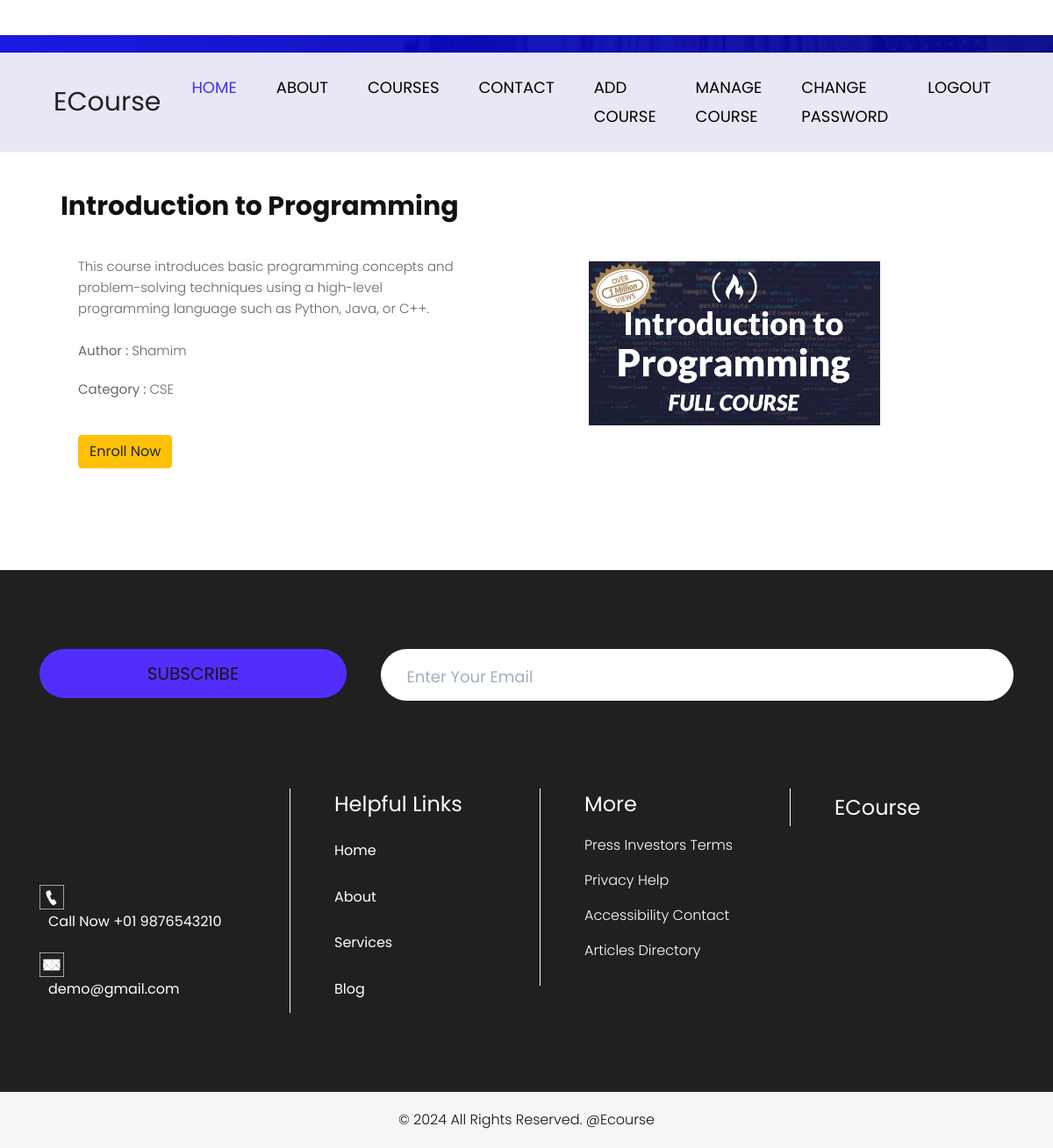
The page /Courses/course_detail/1 (signed in) on the database its author committed.
### Courses/models.py (models this page shows, shortened)
class courses(models.Model):
    name = models.CharField(max_length=60)
    description = models.TextField()
    author = models.ForeignKey(User, on_delete = models.CASCADE)
    category = models.ManyToManyField(Categori)
    image = models.ImageField(upload_to = 'media/uploads/',blank=True, null=True)
    borrowers = models.ManyToManyField(User, related_name='entrollers_course', blank=True, null=True)

### Category/models.py (models this page shows, shortened)
class Categori(models.Model):
    category_name = models.CharField(max_length=50)
    slug = models.SlugField(max_length = 200,unique=True, null=True, blank=True)

### Courses/views.py (the view, shortened to what this page needs)
# urls.py: path('course_detail/<int:id>', views.CourseDetails, name='course_details'),
@login_required
def CourseDetails(request, id, category_slug = None):
    course1 = courses.objects.get(id=id)
    data1 = courses.objects.all()
    if category_slug is not None:
        category = Categori.objects.get(slug = category_slug)
        data1 = courses.objects.filter(category = category)
    categories = Categori.objects.all()
    User = request.user
    useraccount = UserAccount.objects.filter(user=User).first()
    borrowerslist = []
    returnlist = []
    return render(request, 'course_details.html', {'course': course1, 'data': data1, 'category': categories})

### Courses/templates/course_details.html (shortened to what this page needs)
{% extends 'base.html' %}
{% load crispy_forms_tags %}
{% load static %}
{% block content %}
<div class="container mx-auto my-10">
    <div class="flex justify-between items-center px-4 py-10">
        <div class="w-1/2">
            <h1 class="text-3xl font-bold mb-4 text-black-700">{{course.name}}</h1>
            <p class="mb-4">{{course.description}}</p>
            <p><strong>Author : </strong>{{course.author}}</p>
            <p><strong>Category : </strong>
                {% for j in course.category.all %} {{j.category_name}} {% endfor %}
            </p>
            {% if user.is_authenticated %}
                <form method="post" action="" class="mt-3">
                    <div class="mb-3">
                        {% if request.user.is_authenticated %}
                            {% if user in course.borrowers.all %}
                            <div class="card-body">
                                <a class="card-link btn btn-warning text-decoration-none" href="{% url 'enroll' course.id %}">Complete Course</a>
                            </div>
                            {% else %}
                            <div class="card-body">
                                <a class="card-link btn btn-warning text-decoration-none" href="{% url 'enroll' course.id %}">Enroll Now</a>
                            </div>
                            {% endif %}
                        {% endif %}
                    </div>
                </form>
            {% else %}
                <p class="mt-3">
                    <a href="{% url 'login' %}" class="text-blue-500 hover:underline">Login</a> to enroll this course.
                </p>
            {% endif %}
        </div>
        <div class="w-1/2 mx-5 px-20">
            {% if course.image %}
                <img src="{{ course.image.url }}" alt="course image" class="w-auto h-auto">
            {% else %}
                <p>No image available.</p>
            {% endif %}
        </div>
    </div>
</div>
{% endblock %}

### static/css/style.css (style rules this page uses)
* { box-sizing: border-box !important; transition: ease all 0.5s; }
html { scroll-behavior: smooth; }
body { color: #666666; font-size: 14px; font-family: 'Poppins', sans-serif; line-height: 1.80857; font-weight: normal; overflow-x: hidden; }
a { color: #1f1f1f; text-decoration: none !important; outline: none !important; -webkit-transition: all .3s ease-in-out; -moz-transition: all .3s ease-in-out; -ms-transition: all .3s ease-in-out; -o-transition: all .3s ease-in-out; transition: all .3s ease-in-out; }
h1, h2, h3, h4, h5, h6 { letter-spacing: 0; font-weight: normal; position: relative; padding: 0 0 10px 0; font-weight: normal; line-height: normal; color: #111111; margin: 0 }
h1 { font-size: 24px }
*, *::after, *::before { -webkit-box-sizing: border-box; -moz-box-sizing: border-box; box-sizing: border-box; }
p { margin: 20px; font-weight: 300; font-size: 15px; line-height: 24px; }
a { color: #222222; text-decoration: none; outline: none !important; }
a, .btn { text-decoration: none !important; outline: none !important; -webkit-transition: all .3s ease-in-out; -moz-transition: all .3s ease-in-out; -ms-transition: all .3s ease-in-out; -o-transition: all .3s ease-in-out; transition: all .3s ease-in-out; }
img { max-width: 100%; height: auto; }

### rows shown on the page
courses: name "Introduction to Programming", description "This course introduces basic programming concepts and problem-solving techniques using a high-level programming language such as Python, Java, or C++.", author "Shamim", image (placeholder picture)
Categori: category_name "CSE"
